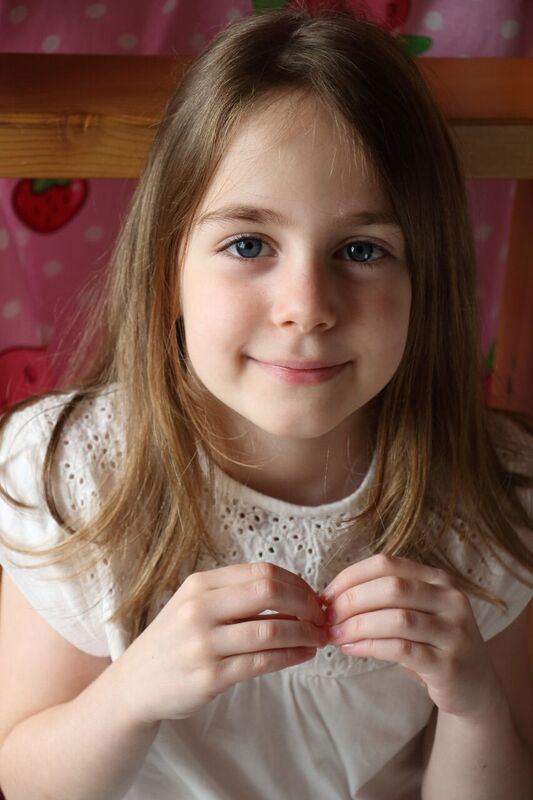
#> input picture src/ch3/1_cv2io/test.jpg, 533 x 800 px, found by its file name
$ python opencv_numpy.py
#> lines starting #> are read from the running program, lines starting #| are printed output that depends on the picture
# %%
import urllib.request as req

req.urlretrieve(
    "https://raw.githubusercontent.com/kujirahand/book-mlearn-gyomu/master/src/ch3/cv2io/test.jpg",
    "test.jpg",
)

# %%
import matplotlib.pyplot as plt
import cv2

# p.182

# %%
# # 画像を読み込む
img = cv2.imread("test.jpg")
#> img is the input picture: shape (800, 533, 3); mean B, G, R 82.6, 95.3, 126

print(type(img))
#| <class 'numpy.ndarray'>

# %%
# ネガポジ反転
img = 255 - img
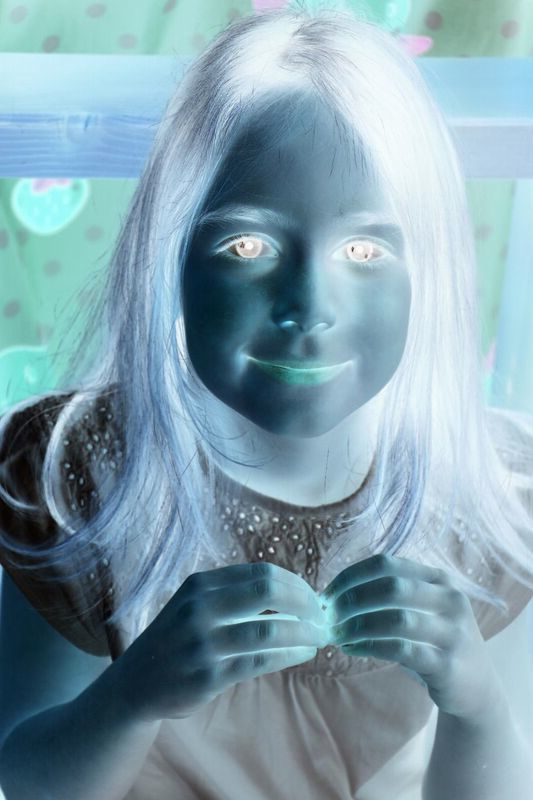
#> img: shape (800, 533, 3); mean B, G, R 172.4, 159.7, 129

# # 画像を表示
plt.imshow(cv2.cvtColor(img, cv2.COLOR_BGR2RGB))
plt.show()

# %%
# 色空間をグレースケールに変換
img = cv2.cvtColor(img, cv2.COLOR_BGR2GRAY)
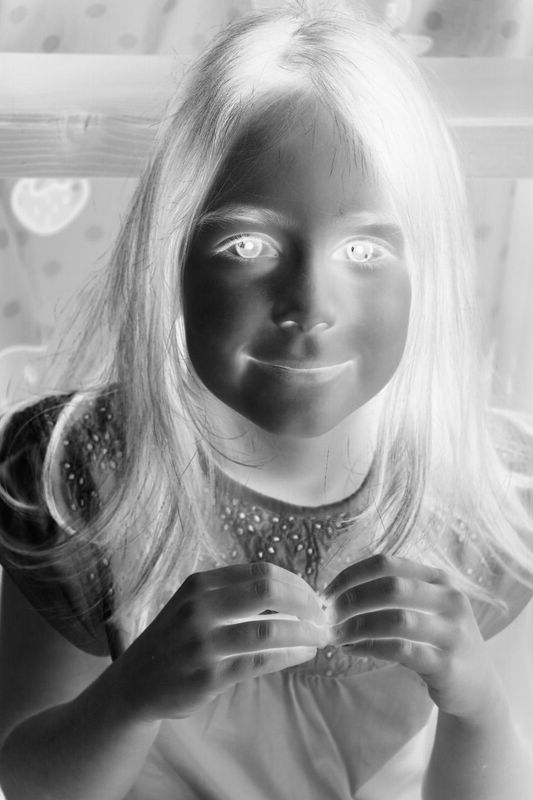
#> img: shape (800, 533); min 1, max 255, mean 152

plt.imshow(img, cmap='gray')
plt.axis('off')
plt.show()


# %%
# p.183
# すべての色定数を表示
[i for i in dir(cv2) if i.startswith('COLOR_')]


# p.186 他にも回転とか反転とかいろいろできる。
